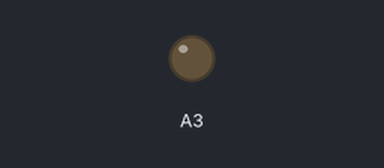
Recording of a sketch running on a simulated Arduino Uno, built with avr-gcc and run on an emulated ATmega328P. Shown: output pins drawn as LEDs (lit = HIGH).

Above: at 1.9 s.
At 23.3 s:
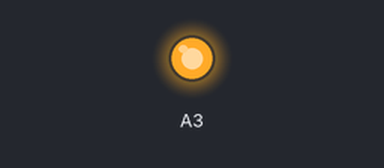
Timing chart, 0 to 39.4 s (numbered marks = the images above):
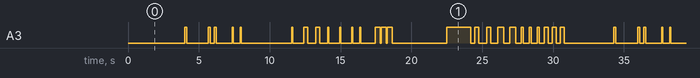

Measured:
- by itself, A3: moves between LOW and HIGH, repeating every 30.3 s
- by itself, everything shown: repeats every 30.3 s, in 52 steps

The sketch:

test-LED.ino
```cpp
#include "LEDsequence.h"

unsigned long dt = 0;
unsigned long then = 0;

const byte s[18] = { LED_PTN_NULL, 0, 1, 2, 3, 4, 5, 6, 7, 8, 9, LED_PTN_NULL, LED_PTN_LOW, LED_PTN_HIGH, LED_PTN_SOFT_STROBE, LED_PTN_HARD_STROBE, LED_PTN_SOFT_STROBE_F, LED_PTN_HARD_STROBE_F };

LEDsequence led0(A3); // declare with pin

void setup()
{
  led0.assign(s, 18); // assign schedule, length
  //led0.off();
  //led0.low();
  //led0.high();
  //led0.strobe_soft();
  //led0.strobe_hard();
  //led0.strobe_soft_f();
  //led0.strobe_hard_f();
  //led0.strobe_sf();

  then = micros();
}

void loop()
{
  // timing
  dt = micros() - then;
  then += dt;


  led0.update(dt);
  //led0.set(127);


  delay(10); // change this delay is to see it handle different timings
}
```

LEDsequence.h
```cpp
/*
IMPLEMENTATION:
 ================= Declaration ===================

#include "led_sequence.h" // include this

const byte s[20] = { LED_PTN_NULL, LED_PTN_NULL, 5, 3, 7, 2, 4, 6, 9 }; // sequence: byte array

LEDsequence led0(A3); // declare with pin

 ================= Setup =================

led0.assign(s, 9); // assign sequence, length

or use preset

led0.strobe_hard_f();

 ================= Loop =================

led0.update(dt); // call this frequently, real update frequency is 62.5ms

NUMBERS:
read the pattern defined down there, or read "numbers.png"
*/
#ifndef LEDsequence_h
#define LEDsequence_h

#define LED_inverval 62500

#define LED_PTN_NULL 10
#define LED_PTN_LOW 11
#define LED_PTN_HIGH 12
#define LED_PTN_SOFT_STROBE 13
#define LED_PTN_HARD_STROBE 14
#define LED_PTN_SOFT_STROBE_F 15
#define LED_PTN_HARD_STROBE_F 16
#define LED_PTN_STROBE_SF 17


#define LED_PTN_PRESET_LEN 1
const byte LED_PTN_PRESET_NULL[1] = { LED_PTN_NULL };
const byte LED_PTN_PRESET_HIGH[1] = { LED_PTN_HIGH };
const byte LED_PTN_PRESET_LOW[1] = { LED_PTN_LOW };
const byte LED_PTN_PRESET_SOFT_STROBE[1] = { LED_PTN_SOFT_STROBE };
const byte LED_PTN_PRESET_HARD_STROBE[1] = { LED_PTN_HARD_STROBE };
const byte LED_PTN_PRESET_SOFT_STROBE_F[1] = { LED_PTN_SOFT_STROBE_F };
const byte LED_PTN_PRESET_HARD_STROBE_F[1] = { LED_PTN_HARD_STROBE_F };
const byte LED_PTN_PRESET_STROBE_SF[1] = { LED_PTN_STROBE_SF };

class LEDsequence
{
public:
  int pin;
  unsigned long timer;
  LEDsequence(const int& _pin = LED_BUILTIN): pin(_pin), timer(0) { off(); }

  void assign(const byte* _sequence, const int& _len = LED_PTN_PRESET_LEN)
  {
    i0 = 0; // reset schedule index
    i1 = 31; // reset sequence index
    len = _len; // set schesule length
    sequence = _sequence; // point to schedule
    pinMode(pin, OUTPUT); // activate pin
  }

  void update(const unsigned long& dt)
  {
    timer += dt; // add time
    if(timer > LED_inverval) // time interval met
    {
      timer = 0; // reset timer
      //Serial.println(i1); // print pattern index (tick number)
      bool H_bit = (pattern[sequence[i0]][0] >> i1) & 1; // high bit
      bool L_bit = (pattern[sequence[i0]][1] >> i1) & 1; // low bit
      if     (H_bit && L_bit) analogWrite(pin, 255); // 100%
      else if(H_bit) analogWrite(pin, 120); // 100%
      else if(L_bit) analogWrite(pin, 40); // 50%
      else analogWrite(pin, 0); // 0%
      if(--i1 < 0) // next pattern tick (iterate pattern index)
      {
        if(++i0 >= len) i0 = 0; // sequence index loops back
        i1 = 23; // reset pattern index
      }
    }
  }
  // presets
  inline void off(){ assign(LED_PTN_PRESET_NULL); }
  inline void low(){ assign(LED_PTN_PRESET_LOW); }
  inline void high(){ assign(LED_PTN_PRESET_HIGH); }
  inline void strobe_soft(){ assign(LED_PTN_PRESET_SOFT_STROBE); }
  inline void strobe_hard(){ assign(LED_PTN_PRESET_HARD_STROBE); }
  inline void strobe_soft_f(){ assign(LED_PTN_PRESET_SOFT_STROBE_F); }
  inline void strobe_hard_f(){ assign(LED_PTN_PRESET_HARD_STROBE_F); }
  inline void strobe_sf(){ assign(LED_PTN_PRESET_STROBE_SF); }
  inline void set(const uint8_t& pwm){ analogWrite(pin, pwm); }

private:
  const byte* sequence;
  int len = 0;
  int i0 = 0; // sequence  index
  int i1 = 0; // pattern index
  // pattern
  const uint32_t pattern[18][2] = { // 24 steps for two beats, time: 2-2, 100% / 50%
    { 0b000000000000000000000000,   // [0] long low
      0b111111111111111111000000 }, // llllllllllllllllll------
    { 0b110000000000000000000000,   // [1] 1 beat
      0b110000000000000000000000 }, // hh----------------------
    { 0b110000110000000000000000,   // [2] 2 beats
      0b110000110000000000000000 }, // hh----hh----------------
    { 0b100000001000000000000000,   // [3] 3 beats high-low-high
      0b100010001000000000000000 }, // h---l---h---------------
    { 0b000000000000000000000000,   // [4] 4 low beats
      0b111011101110111000000000 }, // lll-lll-lll-lll---------
    { 0b000000000000100000000000,   // [5] low long ends high
      0b111111111111100000000000 }, // llllllllllllh-----------
    { 0b111100000000111100000000,   // [6] 3 beats high-low-high
      0b111100111100111100000000 }, // llll--hhhh--llll--------
    { 0b100000000000100000000000,   // [7] syncopation
      0b100000000010100000000000 }, // h---------l-h-----------
    { 0b100000001000000000000000,   // [8] 8 fast strokes
      0b101010101010101000000000 }, // h-l-l-l-h-l-l-l---------
    { 0b111110111110111110000000,   // [9] 3 long beats all high
      0b111111111111111110000000 }, // hhhhhlhhhhhlhhhhh-------
    { 0b000000000000000000000000,   // [10] NULL
      0b000000000000000000000000 }, //
    { 0b000000000000000000000000,   // [11] LOW
      0b111111111111111111111111},  //
    { 0b111111111111111111111111,   // [12] HIGH
      0b111111111111111111111111 }, //
    { 0b000111111000000111111000,   // [13] SOFT STROBE
      0b001011110100001011110100 }, //
    { 0b000111111000000111111000,   // [14] HARD STROBE
      0b000111111000000111111000 }, //
    { 0b001111000011110000111100,   // [15] SOFT STROBE-FAST
      0b010110100101101001011010},  //
    { 0b001111000011110000111100,   // [16] HARD STROBE-FAST
      0b001111000011110000111100},  //
    { 0b000000000000000000000000,   // [11] STROBE-SUPER_FAST
      0b101010101010101010101010}   //
  };
};

#endif
```
